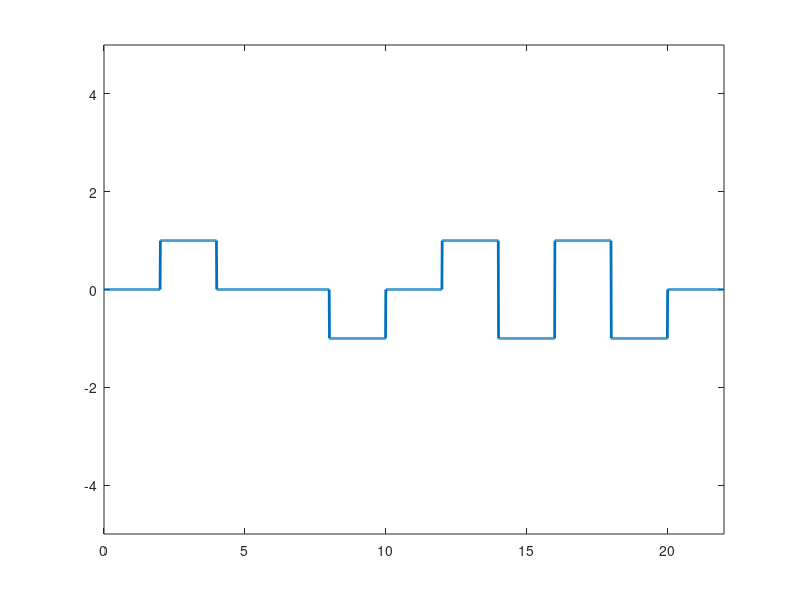

Write MATLAB code to recreate this figure.
clc;
close all;
clear all;

bits=[0 1 0 0 1 0 1 1 1 1 0];
bit_dur=2;
T=length(bits)*bit_dur;
fs=100;
t=0:1/fs:T-(1/fs);

lastbit=1;
for i=1:length(bits)
    if bits(i)==0
        x((i-1)*fs*bit_dur+1:i*fs*bit_dur)=0;
    else
        x((i-1)*fs*bit_dur+1:i*fs*bit_dur)=lastbit;
        lastbit=-lastbit;
    end
end
plot(t,x,'linewidth',2);
ylim([-5,5]);
xlim([0,T]);

%demodulation
for i=1:length(x)/(fs*bit_dur)
    if x((i-1)*fs*bit_dur+1:i*fs*bit_dur)==zeros(1,fs*bit_dur)
        disp(0)
    else
        disp(1)
    end
end

        